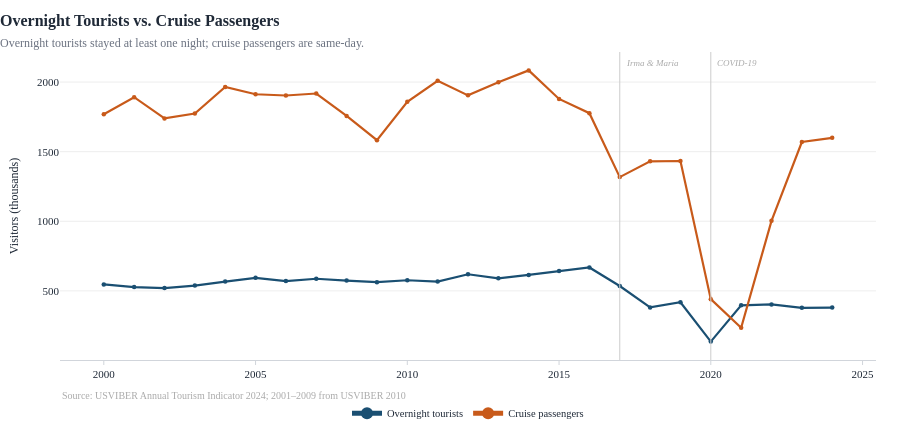

Source (notebook cell):
### Markdown cell above
---
## 3. Overnight Tourists

Overnight tourists as a secondary lens, particularly relevant for accommodation demand.

### Code cell
# Air visitor and cruise recovery trajectories (2016-indexed view here in Section 3)
# Main air vs. cruise trend is in Section 1 above.
# Here: show overnight tourists vs. cruise as the overnight-economy lens.
fig = line_chart(
    tour,
    x="year",
    y=["tourists", "cruise_passengers"],
    names=["Overnight tourists", "Cruise passengers"],
    colors=[PALETTE["tourists"], PALETTE["cruise"]],
    title="Overnight Tourists vs. Cruise Passengers",
    subtitle="Overnight tourists stayed at least one night; cruise passengers are same-day.",
    y_label="Visitors (thousands)",
    source="USVIBER Annual Tourism Indicator 2024; 2001\u20132009 from USVIBER 2010",
    shock_x=[2017, 2020],
    mode="lines+markers",
)
fig.show()

### Figure 1 — Plotly figure (JSON) as saved in the notebook; plotly's stock layout.template omitted (floating-point values rounded to 4 significant figures)
{"data": [{"line": {"color": "#1a4f72", "width": 2.2}, "marker": {"opacity": 1, "size": 4.5}, "mode": "lines+markers", "name": "Overnight tourists", "opacity": 1, "type": "scatter", "x": [2000, 2001, 2002, 2003, 2004, 2005, 2006, 2007, 2008, 2009, 2010, 2011, 2012, 2013, 2014, 2015, 2016, 2017, 2018, 2019, 2020, 2021, 2022, 2023, 2024], "y": [546.7, 527.2, 520.2, 537.9, 566.8, 593.8, 570.6, 587.1, 574.2, 562.6, 576.2, 566.9, 619.2, 590.3, 614.8, 641.9, 667.9, 535.0, 380.9, 418.0, 135.6, 396.2, 402.6, 378.0, 380.3]}, {"line": {"color": "#c85a1a", "width": 2.2}, "marker": {"opacity": 1, "size": 4.5}, "mode": "lines+markers", "name": "Cruise passengers", "opacity": 1, "type": "scatter", "x": [2000, 2001, 2002, 2003, 2004, 2005, 2006, 2007, 2008, 2009, 2010, 2011, 2012, 2013, 2014, 2015, 2016, 2017, 2018, 2019, 2020, 2021, 2022, 2023, 2024], "y": [1768.0, 1891.0, 1739.0, 1774.0, 1965.0, 1912.0, 1904.0, 1918.0, 1757.0, 1582.0, 1859.0, 2009.0, 1904.0, 1999.0, 2084.0, 1879.0, 1777.0, 1317.0, 1431.0, 1433.0, 440.4, 235.5, 1003.0, 1569.0, 1600.0]}], "layout": {"annotations": [{"showarrow": false, "text": "<span style='color:#aaaaaa;font-size:10px'>Source: USVIBER Annual Tourism Indicator 2024; 2001–2009 from USVIBER 2010</span>", "x": 0, "xanchor": "left", "xref": "paper", "y": -0.09, "yanchor": "top", "yref": "paper"}, {"font": {"color": "#aaaaaa", "size": 9}, "showarrow": false, "text": "<i>Irma & Maria</i>", "x": 2017, "xanchor": "left", "xref": "x", "xshift": 4, "y": 1, "yanchor": "top", "yref": "paper", "yshift": -4}, {"font": {"color": "#aaaaaa", "size": 9}, "showarrow": false, "text": "<i>COVID-19</i>", "x": 2020, "xanchor": "left", "xref": "x", "xshift": 4, "y": 1, "yanchor": "top", "yref": "paper", "yshift": -4}], "height": 440, "shapes": [{"line": {"color": "#cccccc", "width": 1}, "type": "line", "x0": 2017, "x1": 2017, "xref": "x", "y0": 0, "y1": 1, "yref": "y domain"}, {"line": {"color": "#cccccc", "width": 1}, "type": "line", "x0": 2020, "x1": 2020, "xref": "x", "y0": 0, "y1": 1, "yref": "y domain"}], "title": {"font": {"size": 16}, "pad": {"b": 4}, "text": "<b>Overnight Tourists vs. Cruise Passengers</b><br><span style='font-size:12px;font-weight:400;color:#6b7280'>Overnight tourists stayed at least one night; cruise passengers are same-day.</span>", "x": 0}, "xaxis": {"title": {"text": ""}}, "yaxis": {"title": {"text": "Visitors (thousands)"}}}}
